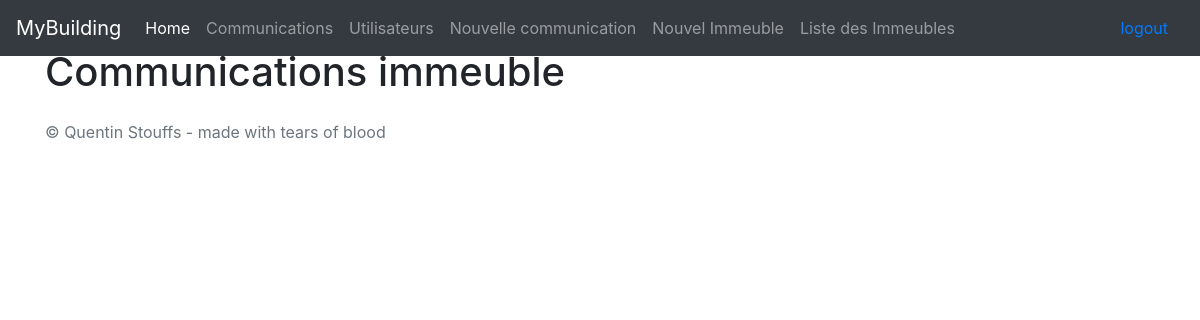
Before: / (signed in) with the older database file.
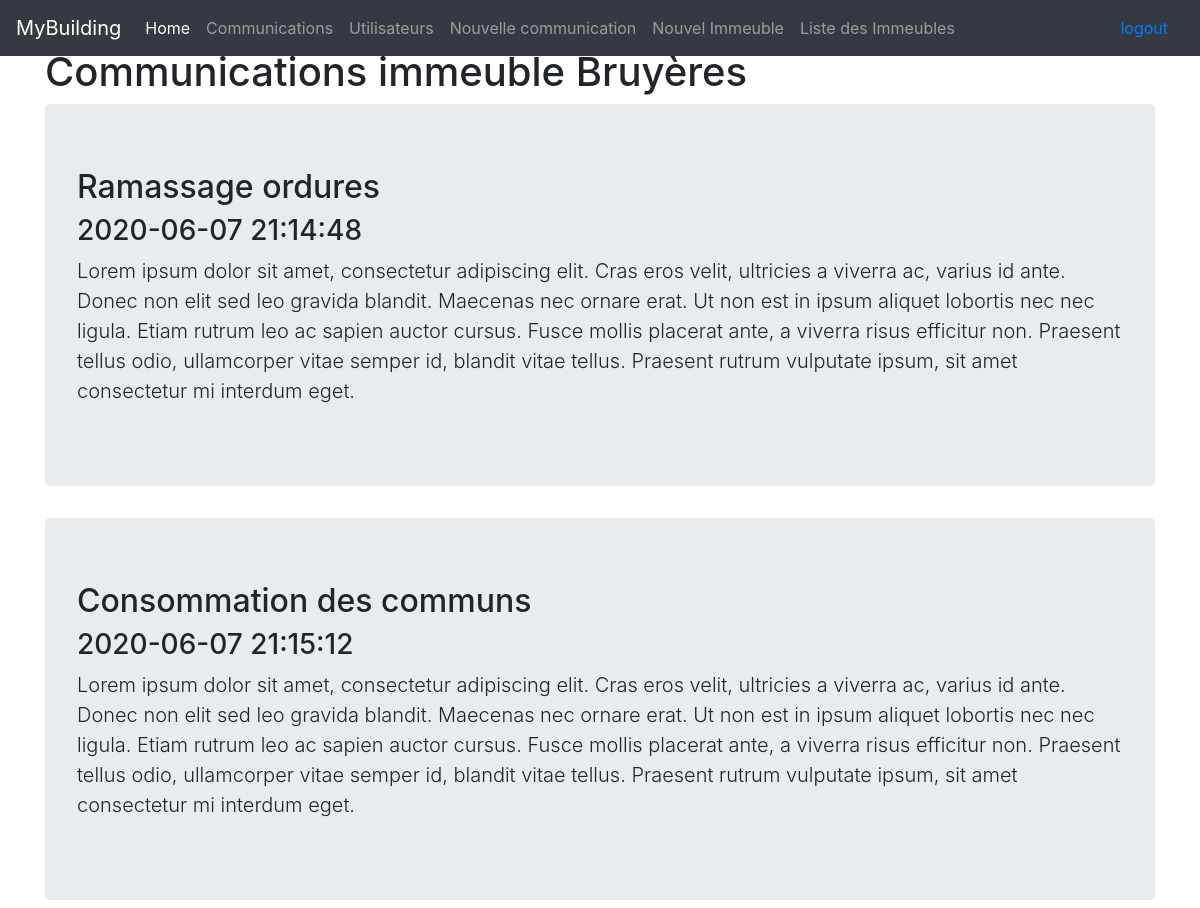
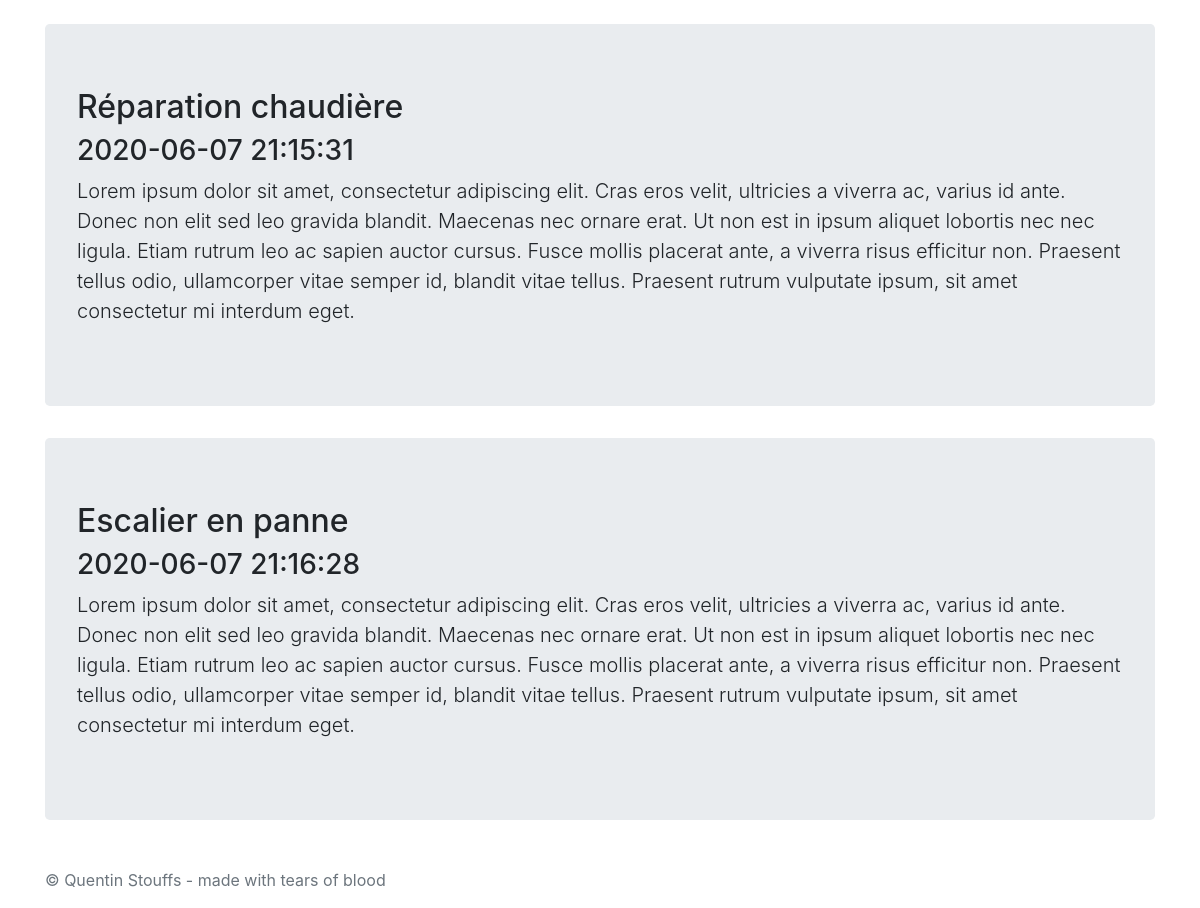
After: the same page with the newer database file (2 pictures, top to bottom).
### tables this page shows
CREATE TABLE `building` (
                            `pk` int(255) NOT NULL,
                            `name` varchar(255) NOT NULL
);

CREATE TABLE `communications` (
                                  `pk` int(255) NOT NULL,
                                  `title` varchar(255) NOT NULL,
                                  `text` text NOT NULL,
                                  `date` timestamp NOT NULL DEFAULT CURRENT_TIMESTAMP,
                                  `FK_building` int(255) NOT NULL
);

### helpers/SecurityHelper.php (called while the page is built, shortened)
<?php
class SecurityHelper
{
    public static function isAdmin() {
        return (isset($_SESSION['role'])) && ($_SESSION['role'] == "admin");
    }
}

### views/PageView.php (called while the page is built, shortened)
<?php
abstract class PageView
{
    function generateShell() {
        include 'views/template/shell.php';
        return ob_get_clean();
    }
    function template($data) {
        $this->page = $this->generateHeader();
        $this->page .= $this->templateSingle($data);
        $this->page .= $this->generateFooter();
        $this->render = $this->generateShell();
    }
    function generateHeader() {
        include 'views/template/header.php';
        return ob_get_clean();
    }
    function generateFooter() {
        include 'views/template/footer.php';
        return ob_get_clean();
    }
    function __get($property) {
        if (property_exists($this, $property)) {
            return $this->$property;
        }
    }
}

### views/ListCommunicationsPageView.php (called while the page is built, shortened)
<?php
class ListCommunicationsPageView extends PageView
{
    function displayOne($data) {
        $this->template($data);
        return $this->render;
    }
    function generateOne($data) {
        include 'views/template/listCommunications.php';
        return ob_get_clean();
    }
    function templateSingle($data) {
        return $this->generateOne($data);
    }
}

### router/Router.php (called while the page is built, shortened)
<?php
class Router {
    private $get;
    private $post;
    private $route;
    private $root;
    private $controller_list;
    private $controller_name;
    function __construct($get, $post, $self, $url) {
        $this->get = $_GET;
        $this->post = $post;
        $this->controller_list = ['index', 'login', 'CreateUser', 'ListUsers', 'ModifyUser','UpdateBuilding', 'CreateBuilding', 'ListBuildings', 'CreateCommunication', 'ListCommunications'];
        $this->controller_name = false;
        $this->root = $this->parseRoot($self);
        $this->route = $this->parseURL($url);
        $this->run();
    }
    private function parseRoot($self) {
        return str_replace('index.php', '', $self);
    }
    private function parseURL($url) {
        $path = str_replace($this->root, '', $url);
        $path = explode('/', $path);
        $controller = false;
        if($path && count($path) && strlen($path[0])) {
            if($path[0] == 'logout'){
                session_destroy();
                header('Location: login');
            }
            if (SecurityHelper::getSession()) {
                $controller = $path[0];
            } else {
                $controller = 'login';
            }
        } else if(count($path) && !strlen($path[0])) {
            if (SecurityHelper::getSession()) {
                $controller = 'ListCommunications';
            } else {
                $controller = 'login';
            }
        }
        if($controller && in_array($controller, $this->controller_list)) {
            $this->controller_name = ucfirst($controller.'Controller');
        }
        return $path;
    }
    private function run() {
        if($this->controller_name) {
            $this->controller = new $this->controller_name($this->get, $this->post, $this->route);
        }
    }
}

### index.php (called while the page is built, shortened)
<?php
spl_autoload_register(function($class) {
    if($class == "Router") {
        include "router/Router.php";
    } else if (strpos($class, "Controller")) {
        include "controllers/{$class}.php";
    } else if (strpos($class, "View")) {
        include "views/{$class}.php";
    } else if (strpos($class, "Behaviour")) {
        include "models/dao/{$class}.php";
    } else if (strpos($class, "DAO") || strpos($class, "DAO") === 0) {
        include "models/dao/{$class}.php";
    }else if (strpos($class, "Helper") || strpos($class, "Helper") === 0) {
        include "helpers/{$class}.php";
    } else {
        include "models/entities/{$class}.php";
    }
});
$router = new Router($_GET, $_POST, $_SERVER['PHP_SELF'], $_SERVER['REQUEST_URI']);

### models/entities/Communication.php (called while the page is built, shortened)
<?php
class Communication
{
    public function __construct($pk, $title, $text, $date, $FK_building)
    {
        $buildingDao = new BuildingDAO();
        $this->title = $title;
        $this->text = $text;
        $this->date = $date;
        $this->building = $buildingDao->fetch($FK_building);
    }
    function __get($property) {
        if (property_exists($this, $property)) {
            return $this->$property;
        }
    }
}

### models/dao/DAO.php (called while the page is built, shortened)
<?php
abstract class DAO {
    protected $object_list;
    protected $connection;
    function __construct() {
        $this->connection = new PDO('mysql:host=localhost;dbname=MyBuilding', 'root', 'root');
        $this->connection->setAttribute(PDO::ATTR_ERRMODE, PDO::ERRMODE_EXCEPTION);
        $this->object_list = array();
    }
    function fetch($pk) {
        try {
            $statement = $this->connection->prepare("SELECT * FROM {$this->table} WHERE pk = ?");
            $statement->execute([$pk]);
            $result = $statement->fetch(PDO::FETCH_ASSOC);
            return $this->create($result);
        } catch (PDOException $e) {
            print $e->getMessage();
        }
    }
    function fetchAll() {
        try {
            $statement = $this->connection->prepare("SELECT * FROM {$this->table}");
            $statement->execute();
            $results = $statement->fetchAll(PDO::FETCH_ASSOC);
            foreach($results as $data) {
                array_push($this->object_list, $this->create($data));
            }
            return $this->object_list;
        } catch (PDOException $e) {
            print $e->getMessage();
        }
    }
}

### models/dao/CommunicationDAO.php (called while the page is built, shortened)
<?php
class CommunicationDAO extends DAO
{
    function __construct() {
        $this->table = 'communications';
    }
    function create($data) {
        return new Communication(
            $data['pk'],
            $data['title'],
            $data['text'],
            isset($data['date']) ? $data['date'] : null,
            $data['FK_building']
        );
    }
}

### models/entities/Building.php (called while the page is built, shortened)
<?php
class Building
{
    public function __construct($pk, $name)
    {
        $this->name = $name;
    }
    function __get($property) {
        if (property_exists($this, $property)) {
            return $this->$property;
        }
    }
}

### models/dao/BuildingDAO.php (called while the page is built, shortened)
<?php
class BuildingDAO extends DAO
{
    function __construct() {
        $this->table = 'building';
    }
}

### views/template/listCommunications.php (the view)
<main role="main" class="flex-shrink-0">
    <br>
    <br>
    <div class="container">
        <h1>Communications immeuble <?= $data[0]->building->name; ?></h1>
        <?php foreach ($data as $d): ;?>
            <div class="jumbotron">
                <h2><?= $d->title ?></h2>
                <h3><?= $d->date ?></h3>
                <p class="lead"><?= $d->text ?></p>
            </div>
        <?php endforeach; ?>
    </div>
</main>

### controllers/ListCommunicationsController.php (shortened to what this page needs)
<?php
class ListCommunicationsController
{
    private $view;
    private $data=null;
    function __construct($get, $post, $route) {
        $this->dao = new CommunicationDAO();
        $this->view = new ListCommunicationsPageView();
        if(SecurityHelper::isAdmin()){
            $this->data=$this->dao->fetchAll();
        }else{
            $this->data=$this->dao->fetchAllByBuilding($_SESSION['FK_building']);
        }
        $this->displayOne($this->data);
    }
    function displayOne($data) {
        echo $this->view->displayOne($data);
    }
}

### views/template/header.php (shortened to what this page needs)
<header>
<nav class="navbar navbar-expand-md navbar-dark fixed-top bg-dark">
    <a class="navbar-brand" href="#">MyBuilding</a>
    <div class="collapse navbar-collapse" id="navbarCollapse">
        <ul class="navbar-nav mr-auto">
            <li class="nav-item active">
                <a class="nav-link" href="/MyBuilding/">Home <span class="sr-only">(current)</span></a>
            </li>
            <li class="nav-item">
                <a class="nav-link" href="/MyBuilding/ListCommunications">Communications</a>
            </li>
            <?php if(SecurityHelper::isAdmin()): ?>
                <li class="nav-item">
                    <a class="nav-link" href="/MyBuilding/ListUsers">Utilisateurs</a>
                </li>
                <li class="nav-item">
                    <a class="nav-link" href="/MyBuilding/CreateCommunication">Nouvelle communication</a>
                </li>
                <li class="nav-item">
                    <a class="nav-link" href="/MyBuilding/CreateBuilding">Nouvel Immeuble</a>
                </li>
                <li class="nav-item">
                    <a class="nav-link" href="/MyBuilding/ListBuildings">Liste des Immeubles</a>
                </li>
            <?php endif; ?>
        </ul>
        <div class="form-inline mt-2 mt-md-0">
            <a class="nav-link" href="/MyBuilding/logout">logout</a>
        </div>
    </div>
</nav>
</header>

### views/template/footer.php
<footer class="footer mt-auto py-3">
    <div class="container">
        <span class="text-muted">&copy; Quentin Stouffs - made with tears of blood</span>
    </div>
</footer>

### views/template/shell.php (shortened to what this page needs)
<!DOCTYPE html>
<html lang="en">
<head>
    <link rel="stylesheet" href="https://stackpath.bootstrapcdn.com/bootstrap/4.5.0/css/bootstrap.min.css">
</head>
<body>
    <?= $this->__get('page'); ?>
</body>
</html>

Changed rows visible on the page:
added building: name "Bruyères"
added communications: title "Ramassage ordures", date "2020-06-07 21:14:48", text "Lorem ipsum dolor sit amet, consectetur adipiscing elit. Cras eros velit, ultricies a viverra ac, varius id ante. Donec non elit sed leo gravida blandit. Maecenas nec ornare erat. Ut non est in ipsum aliquet lobortis nec nec ligula. Etiam rutrum leo ac sapien auctor cursus. Fusce mollis placerat ante, a viverra risus efficitur non. Praesent tellus odio, ullamcorper vitae semper id, blandit vitae tellus. Praesent rutrum vulputate ipsum, sit amet consectetur mi interdum eget."
added communications: title "Consommation des communs", date "2020-06-07 21:15:12", text "Lorem ipsum dolor sit amet, consectetur adipiscing elit. Cras eros velit, ultricies a viverra ac, varius id ante. Donec non elit sed leo gravida blandit. Maecenas nec ornare erat. Ut non est in ipsum aliquet lobortis nec nec ligula. Etiam rutrum leo ac sapien auctor cursus. Fusce mollis placerat ante, a viverra risus efficitur non. Praesent tellus odio, ullamcorper vitae semper id, blandit vitae tellus. Praesent rutrum vulputate ipsum, sit amet consectetur mi interdum eget."
added communications: title "Réparation chaudière", date "2020-06-07 21:15:31", text "Lorem ipsum dolor sit amet, consectetur adipiscing elit. Cras eros velit, ultricies a viverra ac, varius id ante. Donec non elit sed leo gravida blandit. Maecenas nec ornare erat. Ut non est in ipsum aliquet lobortis nec nec ligula. Etiam rutrum leo ac sapien auctor cursus. Fusce mollis placerat ante, a viverra risus efficitur non. Praesent tellus odio, ullamcorper vitae semper id, blandit vitae tellus. Praesent rutrum vulputate ipsum, sit amet consectetur mi interdum eget."
added communications: title "Escalier en panne", date "2020-06-07 21:16:28", text "Lorem ipsum dolor sit amet, consectetur adipiscing elit. Cras eros velit, ultricies a viverra ac, varius id ante. Donec non elit sed leo gravida blandit. Maecenas nec ornare erat. Ut non est in ipsum aliquet lobortis nec nec ligula. Etiam rutrum leo ac sapien auctor cursus. Fusce mollis placerat ante, a viverra risus efficitur non. Praesent tellus odio, ullamcorper vitae semper id, blandit vitae tellus. Praesent rutrum vulputate ipsum, sit amet consectetur mi interdum eget."
